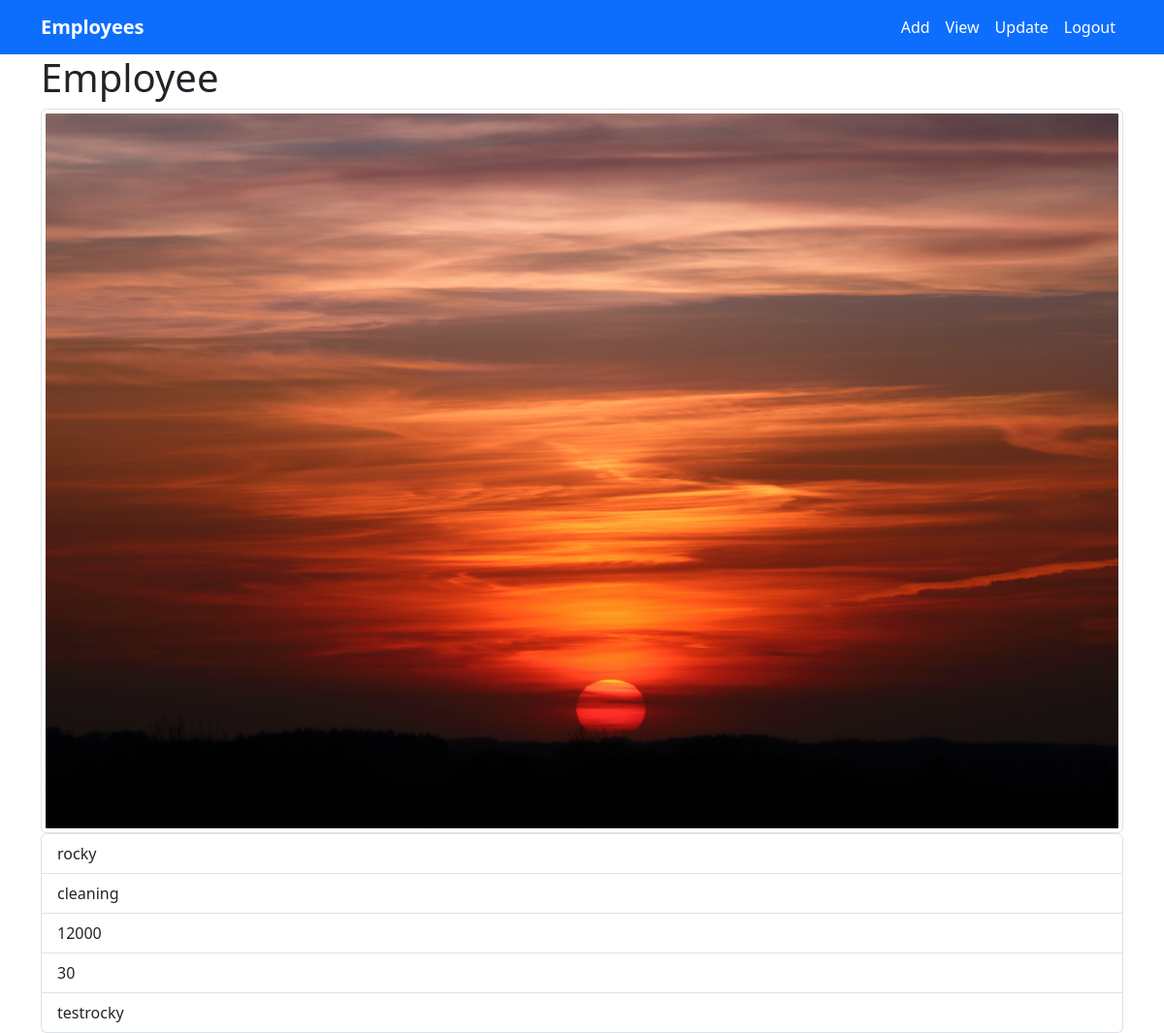
The app's page /15 (signed in) with its own data.
### crm/models.py (models this page shows, shortened)
class Employees(models.Model):
    name=models.CharField(max_length=200)
    department=models.CharField(max_length=200)
    salary=models.PositiveIntegerField()
    email=models.EmailField(unique=True)
    age=models.PositiveIntegerField()
    contact=models.CharField(max_length=10,unique=True)
    profile_pic=models.ImageField(upload_to='images',null=True,blank=True)
    dob=models.DateField(null=True,blank=True)

### crm/views.py (the view)
# urls.py: path("<int:pk>",views.EmployeeDetalView.as_view(),name="emp-detail"),
@method_decorator(signin_required,name="dispatch")
class EmployeeDetalView(View):
    def get (self,request,*args, **kwargs):
        id=kwargs.get("pk")
        qs=Employees.objects.get(id=id)
        return render (request,"emp_detail.html",{"data":qs})

### crm/views.py (called while the page is built)
def signin_required(fn):
    def wrapper(request,*args, **kwargs):
        if not request.user.is_authenticated:
            messages.error(request,"please login")
            return redirect("sign-in")
        else:
            return fn(request,*args, **kwargs)
    return wrapper

### crm/templates/emp_detail.html (shortened to what this page needs)
{% extends "base.html" %}
{% block navbar %}
<div class="container">
    <h1>Employee</h1>
    <div>
        {%if data.profile_pic%}
        <img src="{{data.profile_pic.url}}" class="img-thumbnail" alt="">
        {%endif%}
    </div>
    <div>
        <ul class="list-group">
            <li class="list-group-item">{{data.name}}</li>
            <li class="list-group-item">{{data.department}}</li>
            <li class="list-group-item">{{data.salary}}</li>
            <li class="list-group-item">{{data.age}}</li>
            <li class="list-group-item">{{data.contact}}</li>
          </ul>
          </div>
    </div>
{% endblock  %}

### crm/templates/base.html (style rules this page uses)
body { overflow-x: hidden; }

### records on screen
Employees: profile_pic (picture), name "rocky", department "cleaning", salary "12000", age "30", contact "testrocky"
